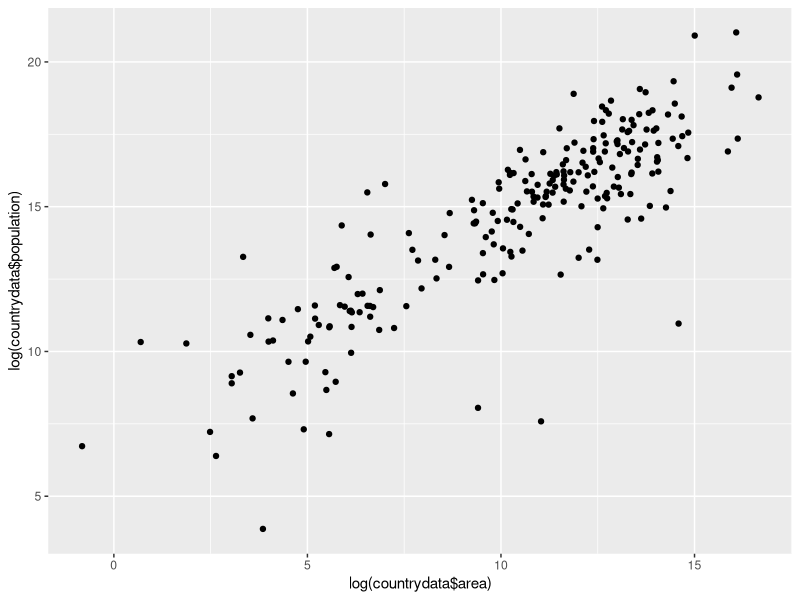
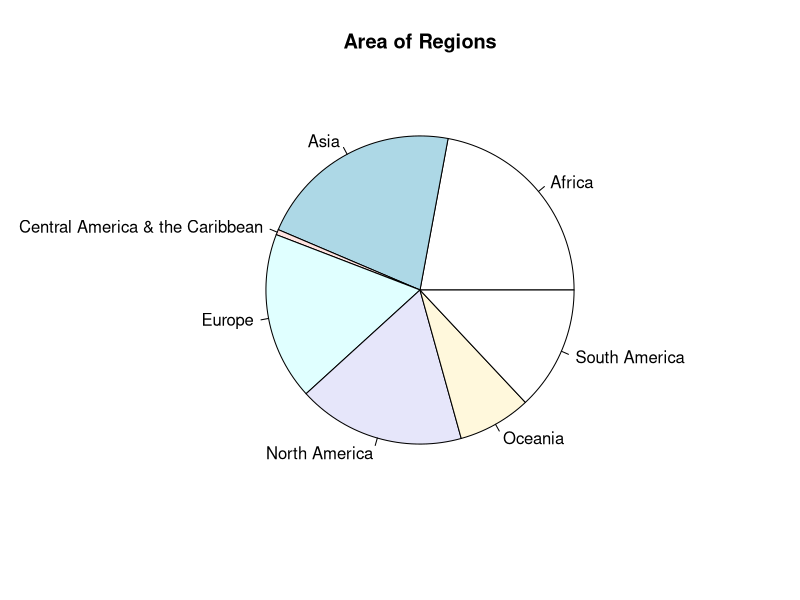
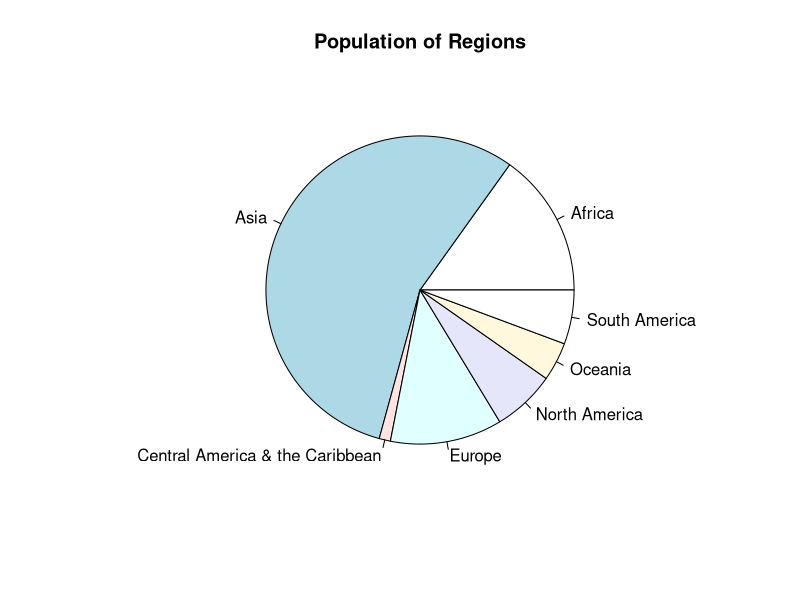
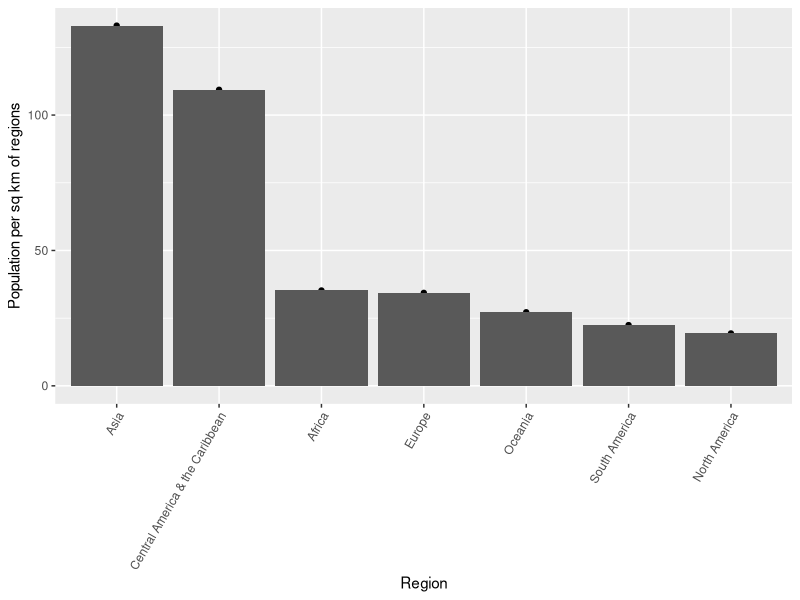

The R source for these figures, in order:
## ---- chunk 1
knitr::opts_chunk$set(echo = TRUE)
library(ggplot2)
## ---- chunk 2
setwd("C:/Users/TF/Desktop/course/SI618/hw6")
countrydata <- read.table("countrydata_withregion.tsv", sep="\t", header=TRUE, quote="\"")
head(countrydata, 15)
## ---- chunk 3
qplot(log(countrydata$area), log(countrydata$population))
## ---- chunk 4
aggarea <- aggregate(countrydata$area, by=list(countrydata$region), FUN=sum)
countrydata$population <- as.numeric(countrydata$population)
aggpopu <- aggregate(countrydata$population, by=list(countrydata$region), FUN=sum)
pie(aggarea$x, labels=aggarea$Group.1, main="Area of Regions")
pie(aggpopu$x, labels=aggpopu$Group.1, main="Population of Regions")
## ---- chunk 5
popu_per_sqkm <- aggpopu$x/aggarea$x
popu_df <- data.frame(aggpopu$Group.1, popu_per_sqkm)
popu_df = popu_df[order(popu_df$popu_per_sqkm, decreasing=TRUE), ]
qplot(reorder(popu_df$aggpopu.Group.1, popu_df$popu_per_sqkm, function(x) -x), popu_df$popu_per_sqkm, xlab = "Region", ylab = "Population per sq km of regions") + geom_bar(stat = "identity") + theme(axis.text.x = element_text(angle = 60,hjust = 1))
